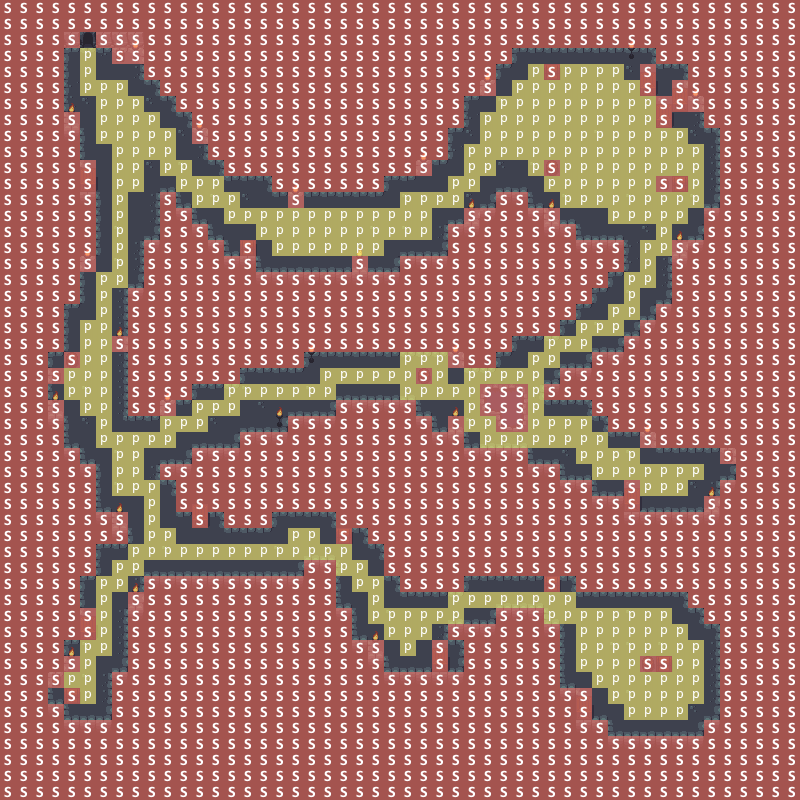

A 2D game scene composited from a Tiled map and its tileset images. What follows is a short description and the map's XML, with each tile layer's data collapsed to a summary:
An orthogonal 50x50 tile map with 16x16 px tiles, 11 tile layers (BACKGROUND, LAYOUT, BUILDINGS, BUILDINGS_DECOR, ...), 3 tilesets and 5 objects (Rottenville Portal, Portal Spawn, Player, Dropped Sword, Monster Spawner).

<map version="1.0" tiledversion="1.0.1" orientation="orthogonal" renderorder="right-down" width="50" height="50" tilewidth="16" tileheight="16" nextobjectid="9">
 <tileset firstgid="1" name="tileset" tilewidth="16" tileheight="16" spacing="4" tilecount="400" columns="20">
  <image source="tileset.png" width="396" height="396" />
  <terraintypes>
   <terrain name="1" tile="-1" />
  </terraintypes>
  <tile id="0" terrain=",,,0" />
  <tile id="1" terrain=",,0,0" />
  <tile id="4" terrain=",,0," />
  <tile id="20" terrain=",0,,0" />
  <tile id="21" probability="0.5" />
  <tile id="22" probability="0.5" />
  <tile id="23" probability="0.5" />
  <tile id="24" terrain="0,,0," />
  <tile id="41" probability="0.5" />
  <tile id="42" terrain="0,0,0,0" probability="0.5" />
  <tile id="43" probability="0.5" />
  <tile id="61" probability="0.5" />
  <tile id="62" probability="0.5" />
  <tile id="63" probability="0.5" />
  <tile id="80" terrain=",0,," />
  <tile id="81" terrain="0,0,," />
  <tile id="84" terrain="0,,," />
 </tileset>
 <tileset firstgid="401" name="meta" tilewidth="16" tileheight="16" tilecount="3" columns="3">
  <image source="meta.png" width="48" height="16" />
  <tile id="0">
   <properties>
    <property name="type" value="SOLID" />
   </properties>
  </tile>
  <tile id="1">
   <properties>
    <property name="type" value="WATER" />
   </properties>
  </tile>
  <tile id="2">
   <properties>
    <property name="type" value="PATH" />
   </properties>
  </tile>
 </tileset>
 <tileset firstgid="404" name="meta" tilewidth="16" tileheight="16" tilecount="3" columns="3">
  <image source="../rottenville/meta.png" width="48" height="16" />
  <tile id="0">
   <properties>
    <property name="type" value="SOLID" />
   </properties>
  </tile>
  <tile id="1">
   <properties>
    <property name="type" value="WATER" />
   </properties>
  </tile>
  <tile id="2">
   <properties>
    <property name="type" value="PATH" />
   </properties>
  </tile>
 </tileset>
 <layer name="BACKGROUND" width="50" height="50">
  <data>[2500 cells, 2500 non-empty, 1 distinct tile ids]</data>
 </layer>
 <layer name="LAYOUT" width="50" height="50">
  <data>[2500 cells, 949 non-empty, 26 distinct tile ids]</data>
 </layer>
 <layer name="BUILDINGS" width="50" height="50">
  <data>[2500 cells, 0 non-empty, 0 distinct tile ids]</data>
 </layer>
 <layer name="BUILDINGS_DECOR" width="50" height="50">
  <data>[2500 cells, 0 non-empty, 0 distinct tile ids]</data>
 </layer>
 <layer name="BOTTOM" width="50" height="50">
  <data>[2500 cells, 0 non-empty, 0 distinct tile ids]</data>
 </layer>
 <layer name="OBJECTS" width="50" height="50">
  <data>[2500 cells, 83 non-empty, 9 distinct tile ids]</data>
 </layer>
 <layer name="ADDITIONAL" width="50" height="50">
  <data>[2500 cells, 0 non-empty, 0 distinct tile ids]</data>
 </layer>
 <layer name="BUILDINGS_TOP" width="50" height="50">
  <data>[2500 cells, 0 non-empty, 0 distinct tile ids]</data>
 </layer>
 <layer name="ROOFS" width="50" height="50">
  <data>[2500 cells, 0 non-empty, 0 distinct tile ids]</data>
 </layer>
 <layer name="TOP" width="50" height="50">
  <data>[2500 cells, 26 non-empty, 1 distinct tile ids]</data>
 </layer>
 <layer name="META" width="50" height="50">
  <data>[2500 cells, 2132 non-empty, 3 distinct tile ids]</data>
 </layer>
 <objectgroup name="PORTALS">
  <object id="1" name="Rottenville Portal" x="80" y="32" width="16" height="16">
   <properties>
    <property name="id" value="rottenville-eclipse-chambers" />
   </properties>
  </object>
  <object id="2" name="Portal Spawn" x="80" y="48" width="16" height="16">
   <properties>
    <property name="id" value="rottenville-eclipse-chambers-spawn" />
   </properties>
  </object>
 </objectgroup>
 <objectgroup name="ENTITIES">
  <object id="4" name="Player" x="80" y="64" width="16" height="16">
   <properties>
    <property name="id" value="player" />
   </properties>
  </object>
  <object id="5" name="Dropped Sword" x="160" y="144" width="16" height="16">
   <properties>
    <property name="id" value="dropped-sword" />
   </properties>
  </object>
  <object id="8" name="Monster Spawner" x="128" y="128" width="16" height="16">
   <properties>
    <property name="id" value="ogremagi" />
   </properties>
  </object>
 </objectgroup>
</map>
